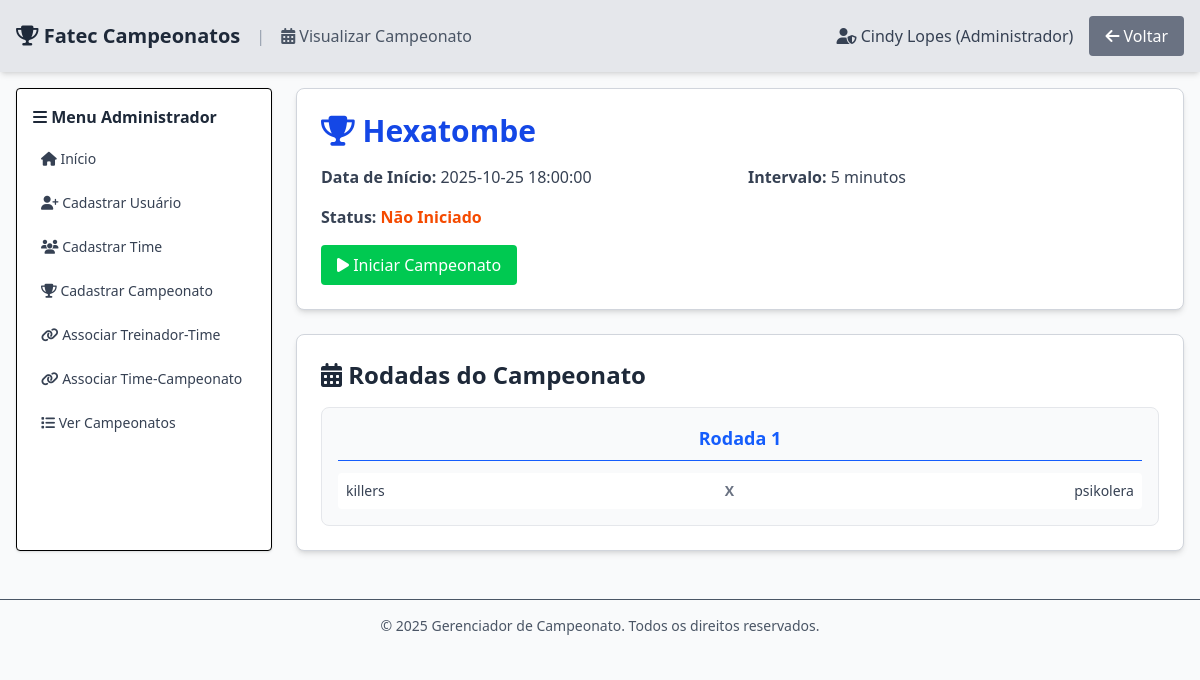
/viewChampionship.php?id=1 (signed in), run on the app's committed database.
### tables this page shows
CREATE TABLE `tbl_campeonatos` (
  `id_campeonato` int(11) NOT NULL,
  `titulo` varchar(100) NOT NULL,
  `data_inicio` datetime NOT NULL,
  `intervalo_minutos` int(11) NOT NULL DEFAULT 1440,
  `iniciado` tinyint(4) NOT NULL DEFAULT 0,
  `pontos_vitoria` int(11) DEFAULT 3,
  `pontos_empate` int(11) DEFAULT 1,
  `pontos_derrota` int(11) DEFAULT 0,
  `criado_em` timestamp NOT NULL DEFAULT current_timestamp()
);

### viewChampionship.php (the view, shortened to what this page needs)
<?php
require_once('conecta.php');
$credentials = json_decode($_COOKIE['credentials'], true);
$userCargo = (int)$credentials['cargo'];
$id_campeonato = (int)$_GET['id'];
$stmtCampeonato = mysqli_stmt_init($connection);
$queryCampeonato = "SELECT * FROM tbl_campeonatos WHERE id_campeonato = ?";
if (!mysqli_stmt_prepare($stmtCampeonato, $queryCampeonato)) {
    die("Erro ao preparar query do campeonato");
}
mysqli_stmt_bind_param($stmtCampeonato, "i", $id_campeonato);
mysqli_stmt_execute($stmtCampeonato);
$resultCampeonato = mysqli_stmt_get_result($stmtCampeonato);
$campeonato = mysqli_fetch_assoc($resultCampeonato);
$userTeamName = null;
?>
<!DOCTYPE html>
<html lang="pt-br">
<head>
    <script src="https://cdn.jsdelivr.net/npm/@tailwindcss/browser@4"></script>
</head>
<body class="bg-gray-50 min-h-screen">
    <nav class="flex flex-row justify-between items-center p-4 bg-gray-200 shadow-md">
        <div class="flex items-center gap-4">
            <a href="MenuPrincipal.php" class="text-xl font-bold text-gray-800 hover:text-blue-500 transition">
                <i class="fas fa-trophy"></i> Fatec Campeonatos
            </a>
            <span class="text-gray-400">|</span>
            <span class="text-gray-600">
                <i class="fas fa-calendar-alt"></i> Visualizar Campeonato
            </span>
        </div>
        <div class="flex flex-row items-center space-x-4">
            <h3 class="text-gray-700">
                <?php
                $cargoLabel = ['Jogador', 'Treinador', 'Administrador'][$userCargo] ?? 'Usuário';
                $cargoIcon = ['fa-user', 'fa-user-tie', 'fa-user-shield'][$userCargo] ?? 'fa-user';
                ?>
                <i class="fas <?php echo $cargoIcon; ?>"></i>
                <?php echo htmlspecialchars($credentials['name'], ENT_QUOTES, 'UTF-8'); ?>
                (<?php echo $cargoLabel; ?>)
            </h3>
            <a href="MenuPrincipal.php" class="bg-gray-500 text-white py-2 px-4 rounded hover:bg-gray-600 transition">
                <i class="fas fa-arrow-left"></i> Voltar
            </a>
        </div>
    </nav>
    <div class="flex gap-6 p-4">
        <?php if ($userCargo == 2): ?>
        <aside class="w-64 bg-white border rounded shadow p-4">
            <h3 class="font-semibold mb-3 text-gray-800">
                <i class="fas fa-bars"></i> Menu Administrador
            </h3>
            <nav class="space-y-2 text-sm">
                <a href="MenuPrincipal.php" class="block text-gray-700 hover:text-blue-600 hover:bg-gray-50 p-2 rounded transition">
                    <i class="fas fa-home"></i> Início
                </a>
                <a href="register.php" class="block text-gray-700 hover:text-blue-600 hover:bg-gray-50 p-2 rounded transition">
                    <i class="fas fa-user-plus"></i> Cadastrar Usuário
                </a>
                <a href="registerTeam.php" class="block text-gray-700 hover:text-blue-600 hover:bg-gray-50 p-2 rounded transition">
                    <i class="fas fa-users"></i> Cadastrar Time
                </a>
                <a href="registerChampionship.php" class="block text-gray-700 hover:text-blue-600 hover:bg-gray-50 p-2 rounded transition">
                    <i class="fas fa-trophy"></i> Cadastrar Campeonato
                </a>
                <a href="associateTrainerTeam.php" class="block text-gray-700 hover:text-blue-600 hover:bg-gray-50 p-2 rounded transition">
                    <i class="fas fa-link"></i> Associar Treinador-Time
                </a>
                <a href="associateTeamChampionship.php" class="block text-gray-700 hover:text-blue-600 hover:bg-gray-50 p-2 rounded transition">
                    <i class="fas fa-link"></i> Associar Time-Campeonato
                </a>
                <a href="manageChampionships.php" class="block text-gray-700 hover:text-blue-600 hover:bg-gray-50 p-2 rounded transition">
                    <i class="fas fa-list"></i> Ver Campeonatos
                </a>
            </nav>
        </aside>
        <?php endif; ?>
        <div class="flex-1">
            <div class="bg-white border border-gray-300 rounded-lg shadow-md p-6 mb-6">
                <h1 class="text-3xl font-bold text-blue-700 mb-4">
                    <i class="fas fa-trophy"></i> <?php echo htmlspecialchars($campeonato['titulo'], ENT_QUOTES, 'UTF-8'); ?>
                </h1>
                <div class="grid grid-cols-2 gap-4 text-gray-700">
                    <p><strong>Data de Início:</strong> <?php echo htmlspecialchars($campeonato['data_inicio'], ENT_QUOTES, 'UTF-8'); ?></p>
                    <p><strong>Intervalo:</strong> <?php echo (int)$campeonato['intervalo_minutos']; ?> minutos</p>
                    <p><strong>Status:</strong>
                        <span class="<?php echo ($campeonato['iniciado'] ? 'text-green-600' : 'text-orange-600'); ?> font-semibold">
                            <?php echo ($campeonato['iniciado'] ? 'Iniciado' : 'Não Iniciado'); ?>
                        </span>
                    </p>
                </div>
                <?php
                if ($userCargo == 2 && !$campeonato['iniciado']):
                ?>
                    <form method="post" class="mt-4" onsubmit="return confirm('Deseja iniciar o campeonato?');">
                        <button type="submit" name="iniciar_campeonato" class="bg-green-500 text-white py-2 px-4 rounded hover:bg-green-600 transition">
                            <i class="fas fa-play"></i> Iniciar Campeonato
                        </button>
                    </form>
                <?php endif; ?>
            </div>
            <?php
            $stmtTimes = mysqli_stmt_init($connection);
            $queryTimes = "SELECT id_time, nome FROM tbl_times WHERE id_campeonato = ? ORDER BY nome";
            if (!mysqli_stmt_prepare($stmtTimes, $queryTimes)) {
                die("Erro ao preparar query de times");
            }
            mysqli_stmt_bind_param($stmtTimes, "i", $id_campeonato);
            mysqli_stmt_execute($stmtTimes);
            $resultTimes = mysqli_stmt_get_result($stmtTimes);
            $times = [];
            while ($t = mysqli_fetch_assoc($resultTimes)) {
                $times[] = $t['nome'];
            }
            if (count($times) < 2) {
                echo "<div class='bg-red-100 border border-red-300 text-red-700 rounded-lg p-4'>";
                echo "<i class='fas fa-exclamation-triangle'></i> ";
                echo "<strong>Atenção:</strong> Não é possível montar um campeonato com menos de 2 times vinculados.";
                echo "</div>";
            } else {
                $numTimes = count($times);
                $rodadas = ($numTimes % 2 == 0) ? $numTimes - 1 : $numTimes;
                $timesList = $times;
                $numTimesList = count($timesList);
                $rodadasArr = [];
                $tempTimesList = $timesList;
                for ($rodada = 1; $rodada <= $rodadas; $rodada++) {
                    $jogosRodada = [];
                    for ($i = 0; $i < $numTimesList / 2; $i++) {
                        $casa = $tempTimesList[$i];
                        $fora = $tempTimesList[$numTimesList - 1 - $i];
                        if ($casa != 'BYE' && $fora != 'BYE') {
                            $jogosRodada[] = ['casa' => $casa, 'fora' => $fora];
                        }
                    }
                    $rodadasArr[] = $jogosRodada;
                    array_splice($tempTimesList, 1, 0, array_splice($tempTimesList, -1));
                }
                if ($userCargo == 0 && $userTeamName) {
                    $jogosDoUsuario = [];
                    foreach ($rodadasArr as $idx => $jogosRodada) {
                        foreach ($jogosRodada as $jogo) {
                            if ($jogo['casa'] === $userTeamName || $jogo['fora'] === $userTeamName) {
                                $jogosDoUsuario[] = [
                                    'rodada' => $idx + 1,
                                    'casa' => $jogo['casa'],
                                    'fora' => $jogo['fora']
                                ];
                            }
                        }
                    }
                    echo "<div class='bg-white border border-gray-300 rounded-lg shadow-md p-6'>";
                    echo "<h2 class='text-2xl font-bold text-gray-800 mb-4'>";
                    echo "<i class='fas fa-futbol'></i> Seus Jogos no Campeonato";
                    echo "</h2>";
                    if (empty($jogosDoUsuario)) {
                        echo "<p class='text-gray-600 italic'>Nenhum jogo encontrado para seu time neste campeonato.</p>";
                    } else {
                        echo "<div class='space-y-3'>";
                        foreach ($jogosDoUsuario as $jogo) {
                            $isCasa = ($jogo['casa'] === $userTeamName);
                            echo "<div class='bg-gray-50 border border-gray-200 rounded-lg p-4'>";
                            echo "<p class='text-sm text-gray-600 mb-2'><strong>Rodada " . $jogo['rodada'] . "</strong></p>";
                            echo "<div class='flex items-center justify-center gap-4 text-lg'>";
                            echo "<span class='" . ($isCasa ? "font-bold text-blue-600" : "text-gray-700") . "'>" . htmlspecialchars($jogo['casa'], ENT_QUOTES, 'UTF-8') . "</span>";
                            echo "<span class='text-gray-500 font-semibold'>X</span>";
                            echo "<span class='" . (!$isCasa ? "font-bold text-blue-600" : "text-gray-700") . "'>" . htmlspecialchars($jogo['fora'], ENT_QUOTES, 'UTF-8') . "</span>";
                            echo "</div>";
                            echo "</div>";
                        }
                        echo "</div>";
                    }
                    echo "</div>";
                } else {
                    echo "<div class='bg-white border border-gray-300 rounded-lg shadow-md p-6'>";
                    echo "<h2 class='text-2xl font-bold text-gray-800 mb-4'>";
                    echo "<i class='fas fa-calendar-alt'></i> Rodadas do Campeonato";
                    echo "</h2>";
                    $colsClass = min($rodadas, 4);
                    echo "<div class='grid grid-cols-1 md:grid-cols-2 lg:grid-cols-" . $colsClass . " gap-4'>";
                    foreach ($rodadasArr as $idx => $jogosRodada) {
                        echo "<div class='bg-gray-50 border border-gray-200 rounded-lg p-4'>";
                        echo "<h3 class='text-lg font-semibold text-blue-600 mb-3 text-center border-b pb-2'>Rodada " . ($idx + 1) . "</h3>";
                        echo "<div class='space-y-2'>";
                        foreach ($jogosRodada as $jogo) {
                            $destacarCasa = ($userCargo == 1 && $userTeamName && $jogo['casa'] === $userTeamName);
                            $destacarFora = ($userCargo == 1 && $userTeamName && $jogo['fora'] === $userTeamName);
                            echo "<div class='flex items-center justify-between text-sm p-2 rounded " . ($destacarCasa || $destacarFora ? "bg-blue-100 border border-blue-300" : "bg-white") . "'>";
                            echo "<span class='" . ($destacarCasa ? "font-bold text-blue-700" : "text-gray-700") . "'>" . htmlspecialchars($jogo['casa'], ENT_QUOTES, 'UTF-8') . "</span>";
                            echo "<span class='text-gray-500 font-semibold mx-2'>X</span>";
                            echo "<span class='" . ($destacarFora ? "font-bold text-blue-700" : "text-gray-700") . "'>" . htmlspecialchars($jogo['fora'], ENT_QUOTES, 'UTF-8') . "</span>";
                            echo "</div>";
                        }
                        echo "</div>";
                        echo "</div>";
                    }
                    echo "</div>";
                    echo "</div>";
                }
            }
            ?>
        </div>
    </div>
    <footer class="text-center mt-8 py-4 text-sm text-gray-600 border-t">
        <p>&copy; 2025 Gerenciador de Campeonato. Todos os direitos reservados.</p>
    </footer>
</body>
</html>

### data on the page
tbl_campeonatos: titulo "Hexatombe", data_inicio "2025-10-25 18:00:00", intervalo_minutos "5"

### other printed values
$credentials['name'] "Cindy Lopes"
$cargoLabel "Administrador"
$jogo['casa'] "killers"
$jogo['fora'] "psikolera"
